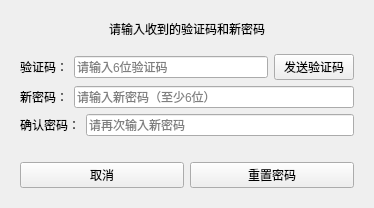
<?xml version="1.0" encoding="UTF-8"?>
<ui version="4.0">
 <class>ResetPasswordDialog</class>
 <widget class="QDialog" name="ResetPasswordDialog">
  <property name="geometry">
   <rect>
    <x>0</x>
    <y>0</y>
    <width>374</width>
    <height>188</height>
   </rect>
  </property>
  <property name="windowTitle">
   <string>找回密码</string>
  </property>
  <layout class="QVBoxLayout" name="verticalLayout">
   <item>
    <widget class="QStackedWidget" name="stackedWidget">
     <property name="currentIndex">
      <number>1</number>
     </property>
     <widget class="QWidget" name="pageEmail">
      <layout class="QVBoxLayout" name="verticalLayout_2">
       <item>
        <widget class="QLabel" name="labelTitle">
         <property name="text">
          <string>请输入注册时使用的邮箱地址</string>
         </property>
         <property name="alignment">
          <set>Qt::AlignmentFlag::AlignCenter</set>
         </property>
        </widget>
       </item>
       <item>
        <layout class="QHBoxLayout" name="horizontalLayout">
         <item>
          <widget class="QLabel" name="labelEmail">
           <property name="text">
            <string>邮箱地址：</string>
           </property>
          </widget>
         </item>
         <item>
          <widget class="QLineEdit" name="lineEditEmail">
           <property name="placeholderText">
            <string>请输入邮箱地址</string>
           </property>
          </widget>
         </item>
        </layout>
       </item>
       <item>
        <layout class="QHBoxLayout" name="horizontalLayout_2">
         <item>
          <spacer name="horizontalSpacer">
           <property name="orientation">
            <enum>Qt::Orientation::Horizontal</enum>
           </property>
           <property name="sizeHint" stdset="0">
            <size>
             <width>40</width>
             <height>20</height>
            </size>
           </property>
          </spacer>
         </item>
         <item>
          <widget class="QPushButton" name="btnSendCode">
           <property name="text">
            <string>发送验证码</string>
           </property>
          </widget>
         </item>
         <item>
          <spacer name="horizontalSpacer_2">
           <property name="orientation">
            <enum>Qt::Orientation::Horizontal</enum>
           </property>
           <property name="sizeHint" stdset="0">
            <size>
             <width>40</width>
             <height>20</height>
            </size>
           </property>
          </spacer>
         </item>
        </layout>
       </item>
      </layout>
     </widget>
     <widget class="QWidget" name="pageReset">
      <layout class="QVBoxLayout" name="verticalLayout_3">
       <item>
        <widget class="QLabel" name="labelTitle2">
         <property name="text">
          <string>请输入收到的验证码和新密码</string>
         </property>
         <property name="alignment">
          <set>Qt::AlignmentFlag::AlignCenter</set>
         </property>
        </widget>
       </item>
       <item>
        <spacer name="verticalSpacer_3">
         <property name="orientation">
          <enum>Qt::Orientation::Vertical</enum>
         </property>
         <property name="sizeType">
          <enum>QSizePolicy::Policy::Fixed</enum>
         </property>
         <property name="sizeHint" stdset="0">
          <size>
           <width>20</width>
           <height>10</height>
          </size>
         </property>
        </spacer>
       </item>
       <item>
        <layout class="QHBoxLayout" name="horizontalLayout_3">
         <item>
          <widget class="QLabel" name="labelCode">
           <property name="text">
            <string>验证码：</string>
           </property>
          </widget>
         </item>
         <item>
          <widget class="QLineEdit" name="lineEditCode">
           <property name="maxLength">
            <number>6</number>
           </property>
           <property name="placeholderText">
            <string>请输入6位验证码</string>
           </property>
          </widget>
         </item>
         <item>
          <widget class="QPushButton" name="btnSendCode2">
           <property name="text">
            <string>发送验证码</string>
           </property>
          </widget>
         </item>
        </layout>
       </item>
       <item>
        <layout class="QHBoxLayout" name="horizontalLayout_4">
         <item>
          <widget class="QLabel" name="labelNewPassword">
           <property name="text">
            <string>新密码：</string>
           </property>
          </widget>
         </item>
         <item>
          <widget class="QLineEdit" name="lineEditNewPassword">
           <property name="echoMode">
            <enum>QLineEdit::EchoMode::Password</enum>
           </property>
           <property name="placeholderText">
            <string>请输入新密码（至少6位）</string>
           </property>
          </widget>
         </item>
        </layout>
       </item>
       <item>
        <layout class="QHBoxLayout" name="horizontalLayout_5">
         <item>
          <widget class="QLabel" name="labelConfirmPassword">
           <property name="text">
            <string>确认密码：</string>
           </property>
          </widget>
         </item>
         <item>
          <widget class="QLineEdit" name="lineEditConfirmPassword">
           <property name="echoMode">
            <enum>QLineEdit::EchoMode::Password</enum>
           </property>
           <property name="placeholderText">
            <string>请再次输入新密码</string>
           </property>
          </widget>
         </item>
        </layout>
       </item>
       <item>
        <spacer name="verticalSpacer_4">
         <property name="orientation">
          <enum>Qt::Orientation::Vertical</enum>
         </property>
         <property name="sizeType">
          <enum>QSizePolicy::Policy::Fixed</enum>
         </property>
         <property name="sizeHint" stdset="0">
          <size>
           <width>20</width>
           <height>20</height>
          </size>
         </property>
        </spacer>
       </item>
       <item>
        <layout class="QHBoxLayout" name="horizontalLayout_6">
         <item>
          <spacer name="horizontalSpacer_3">
           <property name="orientation">
            <enum>Qt::Orientation::Vertical</enum>
           </property>
           <property name="sizeHint" stdset="0">
            <size>
             <width>0</width>
             <height>0</height>
            </size>
           </property>
          </spacer>
         </item>
         <item>
          <widget class="QPushButton" name="btnCancel">
           <property name="text">
            <string>取消</string>
           </property>
          </widget>
         </item>
         <item>
          <widget class="QPushButton" name="btnResetPassword">
           <property name="text">
            <string>重置密码</string>
           </property>
           <property name="default">
            <bool>true</bool>
           </property>
          </widget>
         </item>
         <item>
          <spacer name="horizontalSpacer_4">
           <property name="orientation">
            <enum>Qt::Orientation::Vertical</enum>
           </property>
           <property name="sizeHint" stdset="0">
            <size>
             <width>0</width>
             <height>0</height>
            </size>
           </property>
          </spacer>
         </item>
        </layout>
       </item>
      </layout>
     </widget>
    </widget>
   </item>
  </layout>
 </widget>
 <resources/>
 <connections/>
</ui>
